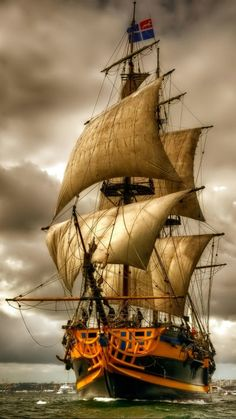
#> input picture Imagens/Caravela.jpg, 236 x 419 px, found by its file name
$ python 'Ruido Gaussiano - Versão 1.2.0.py'
#> lines starting #> are read from the running program, lines starting #| are printed output that depends on the picture
#
########################################################################
# Importação das Bibliotecas Necessárias
########################################################################
#
import cv2 as cv
import numpy as np
import matplotlib.pyplot as plt
import os
import numpy as np
from pathlib import Path

#
########################################################################
# Funções de Apoio
########################################################################
#
def LimpaTerminal ():
    if os.name == "nt":
       _ = os.system( "cls" )
    else:
      _ = os.system( "clear ")
    return ()

#
########################################################################
# Definições Gerais
########################################################################
#
NomeImagem  = "Caravela.jpg"
NomeOutput  = 'CaravelaRuidoGausiano.jpg'
dirRaiz = Path.home()
dirBase = "/home/asoares/Insync/alexandre.asoares@gmail.com/OneDrive/Atividades/LocalCV"
dirImagem = "Imagens"
dirCaminhoImagem = str(Path(dirRaiz, dirBase, dirImagem, NomeImagem))
dirCaminhoOutput = str(Path(dirRaiz, dirBase, dirImagem, NomeOutput))
EscalaPercentual = 0.80

#
########################################################################
# Lendo e Reduzindo a Imagem
########################################################################
#
imgBase = cv.imread ( dirCaminhoImagem, cv.IMREAD_COLOR)
#> imgBase is the input picture: shape (419, 236, 3); mean B, G, R 84.7, 119.2, 142.9

#
########################################################################
# Checando se a Imagem Foi Lida com Sucesso
########################################################################
#
if imgBase is None:
   LimpaTerminal ()
   print( "Não Foi Localizada a Imagem : ", NomeImagem)
   exit ()

#
########################################################################
# Reduzindo a Imagem
########################################################################
#
imgCaravela = cv.resize(imgBase, (0, 0),fx=EscalaPercentual, fy=EscalaPercentual, interpolation = cv.INTER_AREA)
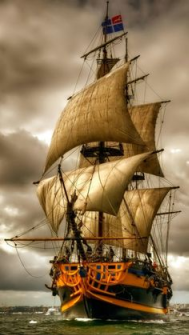
#> imgCaravela: shape (335, 189, 3); mean B, G, R 84.8, 119.2, 143

#
########################################################################
# Recuperando as Dimensões da Imagem
########################################################################
#
ImagemAltura = imgCaravela.shape[0]
#> ImagemAltura = 335
ImagemLargura  = imgCaravela.shape[1]
#> ImagemLargura = 189
ImagemCanais = imgCaravela.shape[2]
#> ImagemCanais = 3

#
########################################################################
# Inserindo o Ruído (Média 128 e sigma 20)
########################################################################
#
RuidoGausiano = np.zeros((ImagemAltura, ImagemLargura) )
cv.randn(RuidoGausiano,128,20)
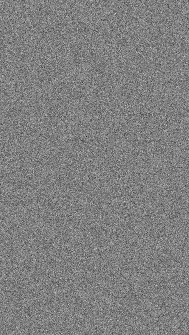
#> RuidoGausiano: shape (335, 189) float64; min 31.44, max 211.9, mean 128
RuidoGausiano =(RuidoGausiano*0.5).astype(np.uint8)
RuidoGausiano = cv.merge((RuidoGausiano,RuidoGausiano,RuidoGausiano))

#
########################################################################
# Recuperando as Dimensões da Imagem com Ruido
########################################################################
#
RuidoAltura = RuidoGausiano.shape[0]
#> RuidoAltura = 335
RuidoLargura = RuidoGausiano.shape[1]
#> RuidoLargura = 189
RuidoCanais  = RuidoGausiano.shape[2]
#> RuidoCanais = 3

#
########################################################################
# Checando se as Imagens São do Mesmo Tamanho
########################################################################
#
LimpaTerminal ()
print ( "########################################################################")
print ( "# Avaliando as Condições para o Merge")
print ( "########################################################################")
print ( "# Altura Imagem Original .....: ", ImagemAltura)
#> (printed output is left out)
print ( "# Largura Imagem Original ....: ", ImagemLargura)
#> (printed output is left out)
print ( "# Canais Imagem Original .....: ", ImagemCanais)
#> (printed output is left out)
print ( "# ")
print ( "# Altura Imagem Ruido ........: ", RuidoAltura)
#> (printed output is left out)
print ( "# Largura Imagem Ruido .......: ", RuidoLargura)
#> (printed output is left out)
print ( "# Canais Imagem Ruido ........: ", RuidoCanais)
#> (printed output is left out)
print ( "########################################################################")

#
########################################################################
# Combinando as Imagens
########################################################################
#
ImagemResultado = cv.add ( imgCaravela,RuidoGausiano)
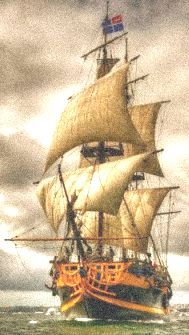
#> ImagemResultado: shape (335, 189, 3); mean B, G, R 147.7, 180.8, 202

#
########################################################################
# Salvando o Resultado
########################################################################
#
cv.imwrite (dirCaminhoOutput, ImagemResultado)

#
########################################################################
# Convertendo para Matplotlib
########################################################################
#
imgCaravela = cv.cvtColor(imgCaravela, cv.COLOR_BGR2RGB)
RuidoGausiano = cv.cvtColor(RuidoGausiano, cv.COLOR_BGR2RGB)
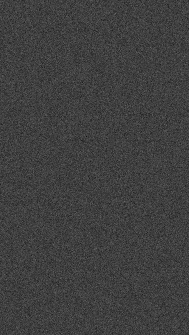
#> RuidoGausiano: shape (335, 189, 3); min 15, max 105, mean 63.5
ImagemResultado = cv.cvtColor(ImagemResultado, cv.COLOR_BGR2RGB)

#
########################################################################
# Apresentação dos Resultados
########################################################################
#
Grafico = plt.figure()

Grafico.add_subplot(1,3,1)
plt.imshow(imgCaravela )
plt.title("Original")

Grafico.add_subplot(1,3,2)
plt.imshow(RuidoGausiano )
plt.title("Ruído Gausiano")

Grafico.add_subplot(1,3,3)
plt.imshow(ImagemResultado )
plt.title("Imagens \n Combinadas")

plt.tight_layout()
plt.show ()

########################################################################
# FIM DO PROGRAMA
########################################################################

$ run again, with Imagens/Amigos.jpg copied over Imagens/Caravela.jpg
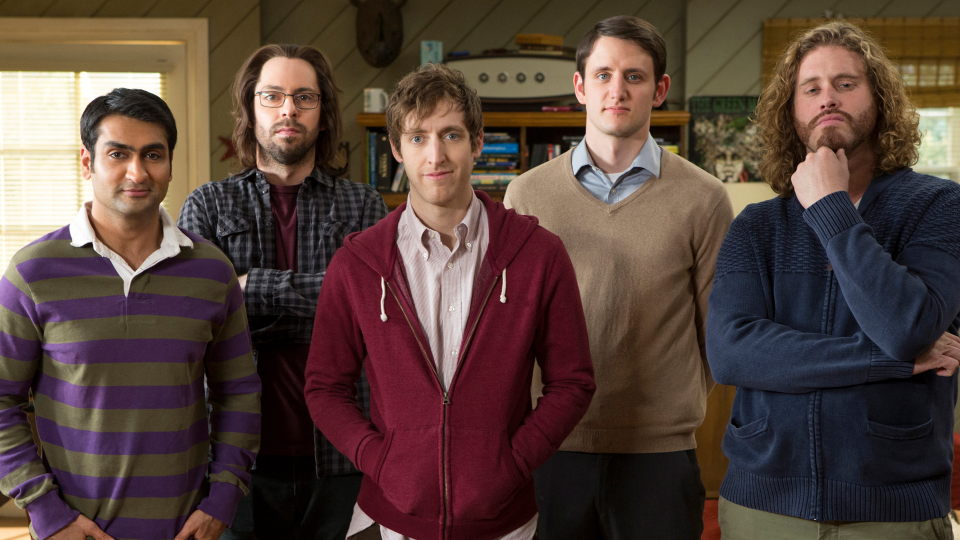
#> input picture Imagens/Amigos.jpg, 1920 x 1080 px, found by its file name (shown at 1/2 size)
#> imgBase is the input picture: shape (1080, 1920, 3); mean B, G, R 58.9, 65.5, 85.2
#> (printed output is left out)
#> (printed output is left out)
#> (printed output is left out)
#> (printed output is left out)
#> (printed output is left out)
#> (printed output is left out)
#> `RuidoGausiano = cv.cvtColor(RuidoGausiano, cv.COLOR_BGR2RGB)`:
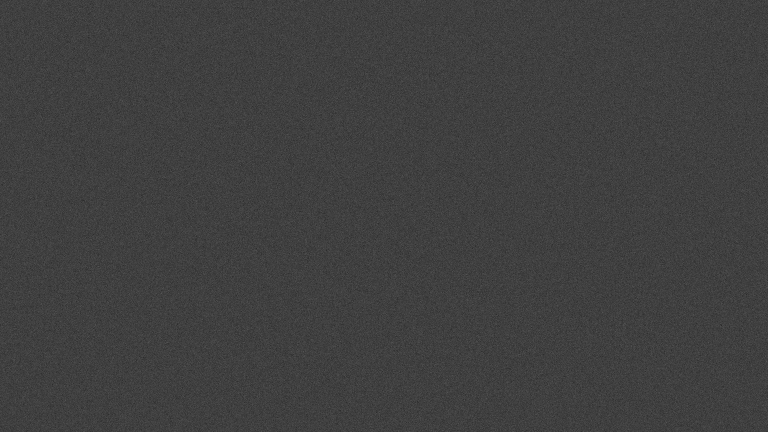
#> RuidoGausiano: shape (864, 1536, 3) (shown at 1/2 size); min 12, max 113, mean 63.5
#> `plt.show ()`:
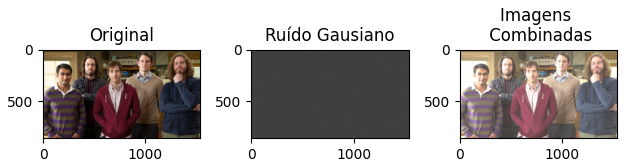
#> figure drawn by matplotlib, 3 panels

$ run again, with Imagens/AmigosEscritorio.jpg copied over Imagens/Caravela.jpg
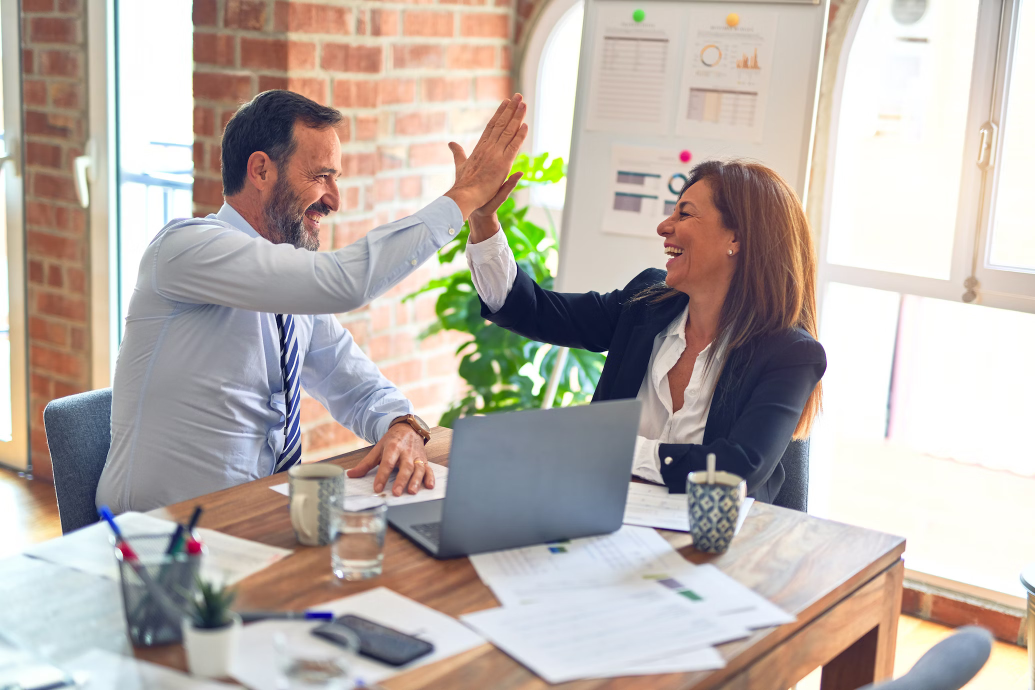
#> input picture Imagens/AmigosEscritorio.jpg, 2070 x 1380 px, found by its file name (shown at 1/2 size)
#> imgBase is the input picture: shape (1380, 2070, 3); mean B, G, R 169.5, 175.7, 185.3
#> (printed output is left out)
#> (printed output is left out)
#> (printed output is left out)
#> (printed output is left out)
#> (printed output is left out)
#> (printed output is left out)
#> `RuidoGausiano = cv.cvtColor(RuidoGausiano, cv.COLOR_BGR2RGB)`:
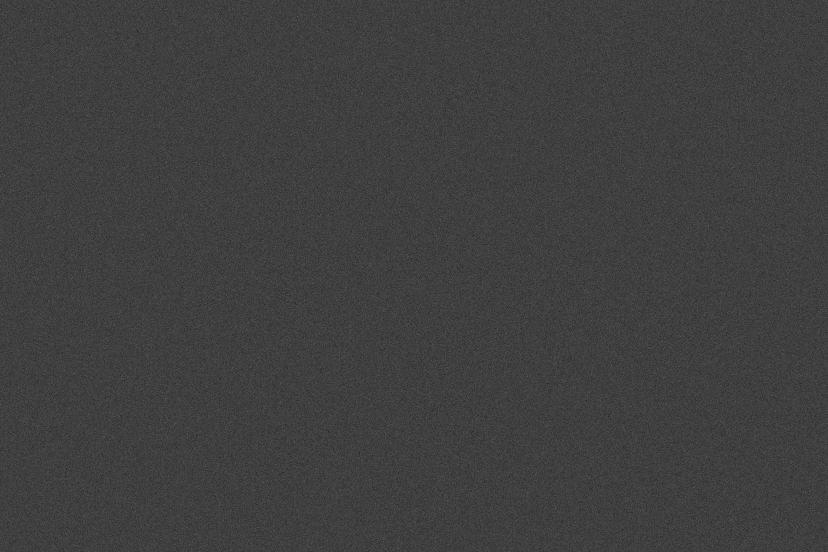
#> RuidoGausiano: shape (1104, 1656, 3) (shown at 1/2 size); min 12, max 113, mean 63.5
#> `plt.show ()`:
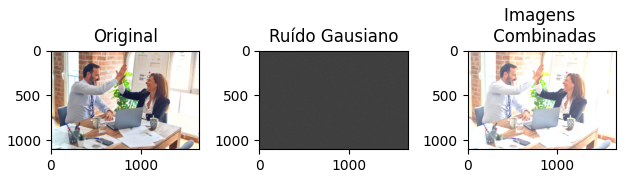
#> figure drawn by matplotlib, 3 panels
